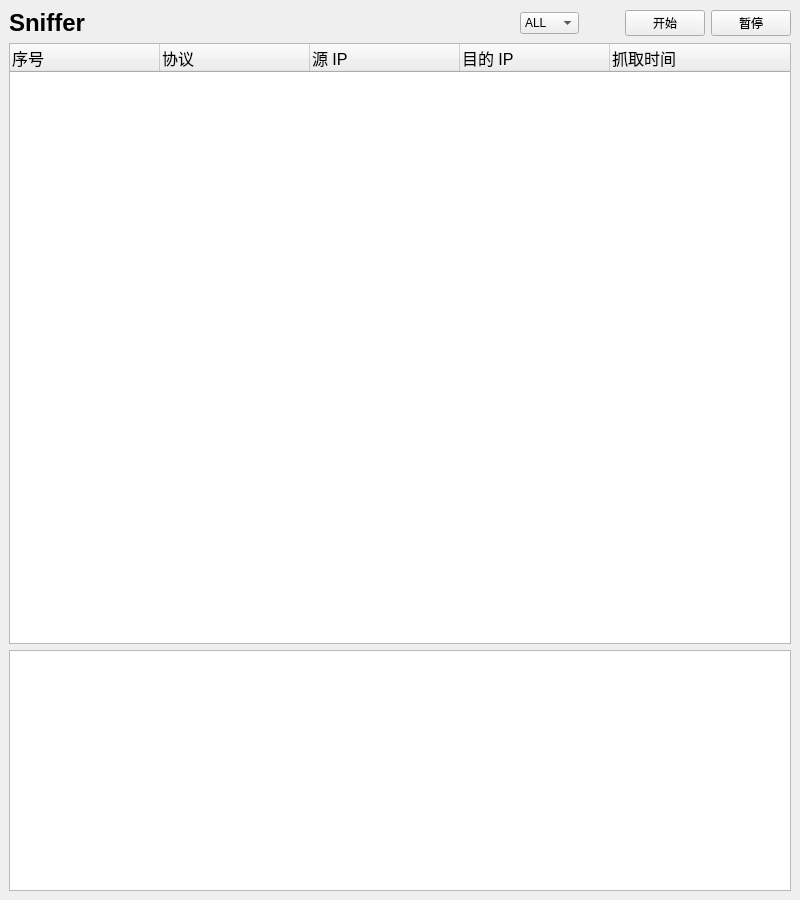
<?xml version="1.0" encoding="UTF-8"?>
<ui version="4.0">
 <class>MainWindow</class>
 <widget class="QMainWindow" name="MainWindow">
  <property name="geometry">
   <rect>
    <x>0</x>
    <y>0</y>
    <width>800</width>
    <height>900</height>
   </rect>
  </property>
  <property name="minimumSize">
   <size>
    <width>800</width>
    <height>900</height>
   </size>
  </property>
  <property name="windowTitle">
   <string>Sniffer</string>
  </property>
  <widget class="QWidget" name="centralwidget">
   <layout class="QFormLayout" name="formLayout">
    <item row="0" column="0" colspan="2">
     <layout class="QVBoxLayout" name="verticalLayout" stretch="0,10,4">
      <item>
       <layout class="QHBoxLayout" name="horizontalLayout" stretch="10,0,0,0,0,0">
        <item>
         <widget class="QLabel" name="label_title">
          <property name="minimumSize">
           <size>
            <width>200</width>
            <height>0</height>
           </size>
          </property>
          <property name="font">
           <font>
            <pointsize>18</pointsize>
            <weight>75</weight>
            <bold>true</bold>
           </font>
          </property>
          <property name="text">
           <string>Sniffer</string>
          </property>
         </widget>
        </item>
        <item>
         <spacer name="horizontalSpacer">
          <property name="orientation">
           <enum>Qt::Horizontal</enum>
          </property>
          <property name="sizeHint" stdset="0">
           <size>
            <width>40</width>
            <height>20</height>
           </size>
          </property>
         </spacer>
        </item>
        <item>
         <widget class="QComboBox" name="comboBox_filter">
          <property name="minimumSize">
           <size>
            <width>0</width>
            <height>0</height>
           </size>
          </property>
          <item>
           <property name="text">
            <string>ALL</string>
           </property>
          </item>
          <item>
           <property name="text">
            <string>ICMP</string>
           </property>
          </item>
          <item>
           <property name="text">
            <string>TCP</string>
           </property>
          </item>
          <item>
           <property name="text">
            <string>UDP</string>
           </property>
          </item>
         </widget>
        </item>
        <item>
         <spacer name="horizontalSpacer_2">
          <property name="orientation">
           <enum>Qt::Horizontal</enum>
          </property>
          <property name="sizeHint" stdset="0">
           <size>
            <width>40</width>
            <height>20</height>
           </size>
          </property>
         </spacer>
        </item>
        <item>
         <widget class="QPushButton" name="pushButton_start">
          <property name="text">
           <string>开始</string>
          </property>
         </widget>
        </item>
        <item>
         <widget class="QPushButton" name="pushButton_pause">
          <property name="text">
           <string>暂停</string>
          </property>
         </widget>
        </item>
       </layout>
      </item>
      <item>
       <widget class="QTableWidget" name="tableWidget_list">
        <property name="font">
         <font>
          <pointsize>12</pointsize>
         </font>
        </property>
        <property name="editTriggers">
         <set>QAbstractItemView::NoEditTriggers</set>
        </property>
        <property name="selectionMode">
         <enum>QAbstractItemView::SingleSelection</enum>
        </property>
        <property name="selectionBehavior">
         <enum>QAbstractItemView::SelectRows</enum>
        </property>
        <attribute name="horizontalHeaderMinimumSectionSize">
         <number>75</number>
        </attribute>
        <attribute name="horizontalHeaderDefaultSectionSize">
         <number>150</number>
        </attribute>
        <attribute name="horizontalHeaderHighlightSections">
         <bool>false</bool>
        </attribute>
        <attribute name="horizontalHeaderStretchLastSection">
         <bool>true</bool>
        </attribute>
        <attribute name="verticalHeaderVisible">
         <bool>false</bool>
        </attribute>
        <column>
         <property name="text">
          <string>序号</string>
         </property>
         <property name="textAlignment">
          <set>AlignLeading|AlignVCenter</set>
         </property>
        </column>
        <column>
         <property name="text">
          <string>协议</string>
         </property>
         <property name="textAlignment">
          <set>AlignLeading|AlignVCenter</set>
         </property>
        </column>
        <column>
         <property name="text">
          <string>源 IP</string>
         </property>
         <property name="textAlignment">
          <set>AlignLeading|AlignVCenter</set>
         </property>
        </column>
        <column>
         <property name="text">
          <string>目的 IP</string>
         </property>
         <property name="textAlignment">
          <set>AlignLeading|AlignVCenter</set>
         </property>
        </column>
        <column>
         <property name="text">
          <string>抓取时间</string>
         </property>
         <property name="textAlignment">
          <set>AlignLeading|AlignVCenter</set>
         </property>
        </column>
       </widget>
      </item>
      <item>
       <widget class="QListWidget" name="listWidget_detail">
        <property name="font">
         <font>
          <pointsize>12</pointsize>
         </font>
        </property>
       </widget>
      </item>
     </layout>
    </item>
   </layout>
  </widget>
 </widget>
 <resources/>
 <connections/>
</ui>
